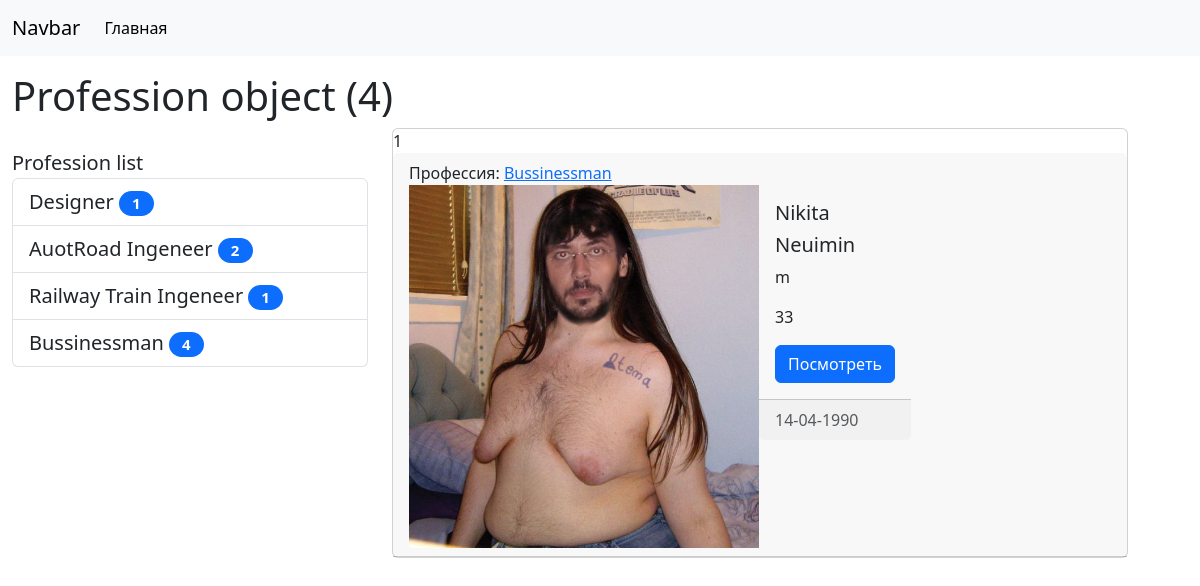
/profession/4, run on the app's committed database.
### main/models.py (models this page shows, shortened)
class Profession(models.Model):
    title = models.CharField(max_length=100, db_index=True, verbose_name='Профессия')
    def get_absolut_url(self):
        return reverse_lazy('profession', kwargs={'pk': self.pk})
    class Meta:
        verbose_name = 'Профессия'
        verbose_name_plural = 'Профессии'
        ordering = ['title']

class Human(models.Model):
    human_choices = {'m': 'male',
                     'f': 'female'}
    name = models.CharField(max_length=50, verbose_name='Имя')
    last_name = models.CharField(max_length=50, verbose_name='Фамилия')
    sex = models.CharField(max_length=1, choices=human_choices, verbose_name='Пол')
    age = models.IntegerField(verbose_name='Возраст')
    born_at = models.DateField(verbose_name='Дата рождения')
    photo = models.ImageField(upload_to='media/%Y/%m/%d', null=True, default='Null', verbose_name='Фото')
    profession = models.ForeignKey('profession', on_delete=models.PROTECT, null=True, verbose_name='Профессия')
    class Meta:
        verbose_name = "Человек"
        verbose_name_plural = "Люди"
        ordering = ['-born_at']

### main/views.py (the view)
# urls.py: path('profession/<int:pk>', HumanProfession.as_view(), name='profession'),
class HumanProfession(ListView):
    model = Human
    template_name = 'NewsProject/Profession.html'
    context_object_name = 'human'
    allow_empty = False
    def get_context_data(self, *, object_list=None, **kwargs):
        context = super().get_context_data(**kwargs)
        context['title'] = Profession.objects.get(pk=self.kwargs['pk'])
        return context
    def get_queryset(self):
        return Human.objects.filter(pk=self.kwargs['pk']).select_related('profession')

### main/templatetags/newsproject_tags.py (called while the page is built)
@register.simple_tag(name='get_list_professions')
def get_professions():
    return Profession.objects.all()

@register.inclusion_tag('NewsProject/List_professions.html')
def show_professions(arg1='Profession', arg2='list'):
    professions = Profession.objects.annotate(cnt=Count('human')).filter(cnt__gt=0)
    return {'professions': professions, 'arg1': arg1, 'arg2': arg2}

### main/templates/NewsProject/Profession.html (shortened to what this page needs)
{% extends 'base.html' %}
{% block sidebar %}
{% include 'inc/_sidebar.html' %}
{% endblock %}
{% block content %}
{% for item in human %}
<div class="card mb-3">
    {{ forloop.counter }}
    <div class="card-header">
        Профессия: <a href="{% url 'profession' item.profession.pk %}">{{ item.profession.title }}</a>
        <div class="media" style="display: flex">
            <div class="media-photo">
                {% if item.photo %}
                <img src="{{ item.photo.url }}" class='mr-3' width='350' alt="Photo">
                {% else %}
                <h6>Фото отсутствует</h6>
                {% endif %}
            </div>
            <div class="media-body">
                <div class="card-body">
                    {% autoescape off %}
                    <h5 class="card-title">{{ item.name }}</h5>
                    {% endautoescape %}
                    <h5 class="card-title">{{ item.last_name }}</h5>
                    <p class="card-text">{{ item.sex }}</p>
                    <p class="card-text">{{ item.age }}</p>
                    <a href="#" class="btn btn-primary">Посмотреть</a>
                </div>
                <div class="card-footer text-body-secondary">
                    {{ item.born_at|date:'d-m-Y' }}
                </div>
            </div>
        </div>
    </div>
</div>
{% endfor %}
{% endblock %}

### templates/base.html (shortened to what this page needs)
{% include 'inc/_nav.html' %}
{% load static %}
<!doctype html>
<html lang="en">
<head>
    <link href="https://cdn.jsdelivr.net/npm/bootstrap@5.3.2/dist/css/bootstrap.min.css" rel="stylesheet"
>
    <link href="{% static 'css/style.css' %}" rel="stylesheet">
</head>
<body>
<div class="container mt-3" style="margin-left: 0px;">
    <h1>{{ title }}</h1>
    <div class="row">
        <div class="col-md-4">
            {% block sidebar %}SIDEBAR{% endblock %}
        </div>
        <div class="col-md-8">
            {% block content %}CONTENT{% endblock %}
        </div>
    </div>
</div>
</body>
</html>

### main/templates/NewsProject/List_professions.html
{% load newsproject_tags %}
<div class="list-group" style="height: 20px; margin-top: 20px; font-size: 20;">
    {{ arg1 }} {{ arg2 }}
    {% for pr in professions %}
    <a href="{{ pr.get_absolut_url }}" class="list-group-item list-group-item-action">{{ pr.title }}<span
            class="badge bg-primary rounded-pill"
            style="width: 35px; color: wight; margin-left: 5px;">{{ pr.cnt }}</span></a>
    {% endfor %}
</div>

### NewsProject/static/css/style.css (style rules this page uses)
body { backgroundcolor = #ccc; }

### data on the page
Profession: id "Profession object (4)", title "Bussinessman", cnt "4"
Profession: title "Designer", cnt "1"
Profession: title "AuotRoad Ingeneer", cnt "2"
Profession: title "Railway Train Ingeneer", cnt "1"
Human: profession "Bussinessman", photo (picture), name "Nikita", last_name "Neuimin", sex "m", age "33", born_at "14-04-1990"

### other printed values
{{ arg1 }} "Profession"
{{ arg2 }} "list"
